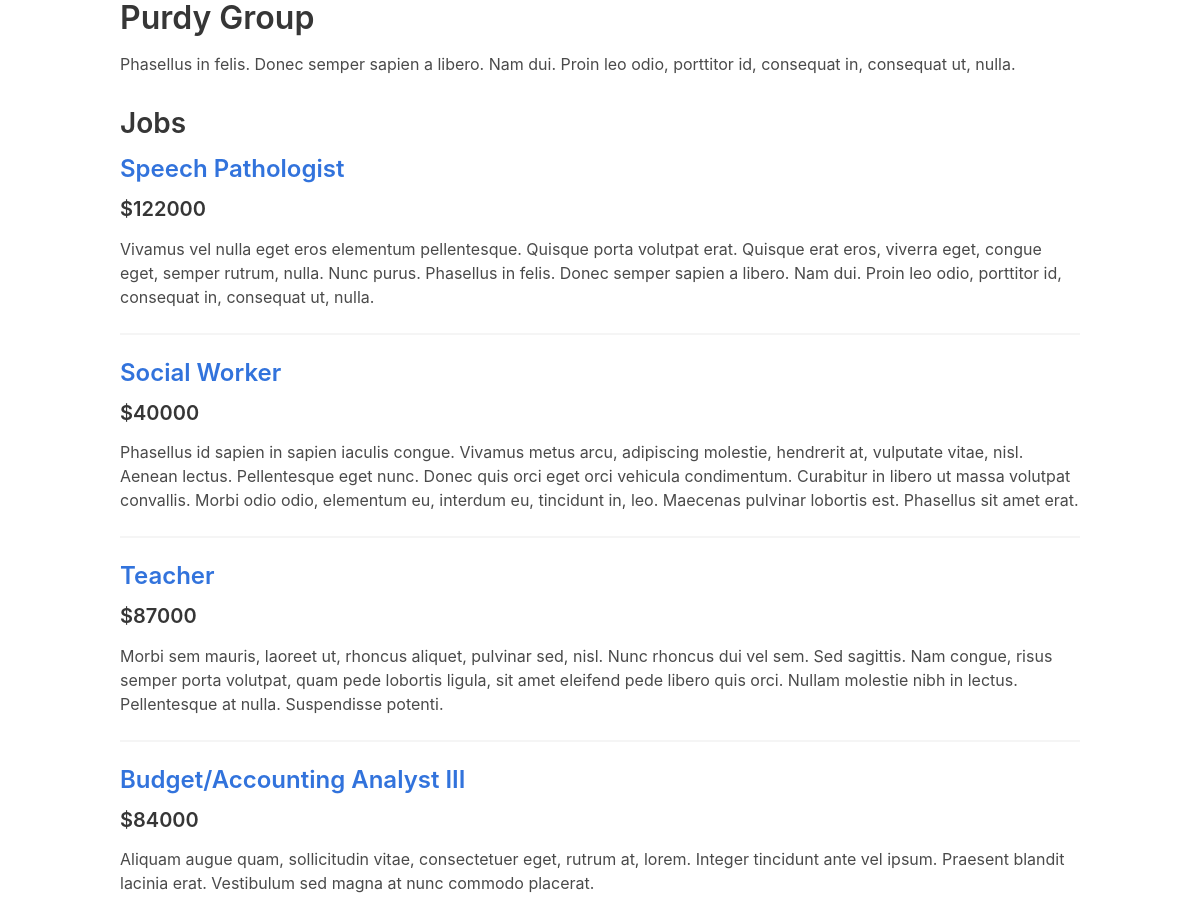
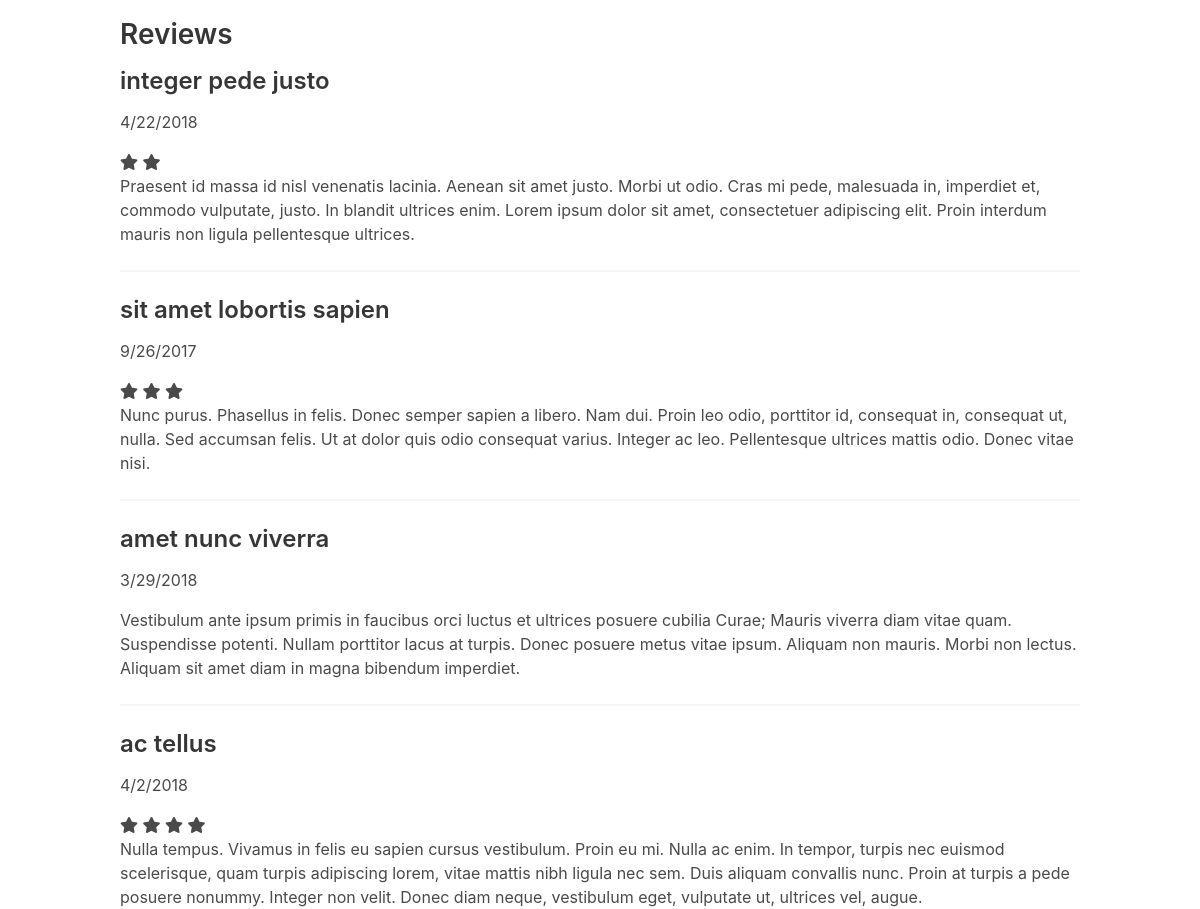
Page /employer/14 on the committed database (2 pictures, top to bottom).
### tables this page shows
CREATE TABLE employer (id INTEGER PRIMARY KEY AUTOINCREMENT, name VARCHAR NOT NULL, description TEXT, address VARCHAR NOT NULL, city VARCHAR NOT NULL, state VARCHAR NOT NULL, zip VARCHAR NOT NULL);

CREATE TABLE job (id INTEGER PRIMARY KEY AUTOINCREMENT, title VARCHAR NOT NULL, description TEXT NOT NULL, salary VARCHAR NOT NULL, employer_id INT NOT NULL);

CREATE TABLE review (id integer PRIMARY KEY AUTOINCREMENT, review TEXT DEFAULT NULL, rating INTEGER, title VARCHAR, date DATETIME, status VARCHAR, employer_id INTEGER);

### app.py (the view)
@app.route('/employer/<employer_id>')
def employer(employer_id):
    employer = query_db('SELECT * FROM employer WHERE id=?', [employer_id], True)
    jobs = query_db(
        'SELECT job.id, job.title, job.description, job.salary'
        ' FROM job JOIN employer ON employer.id = job.employer_id'
        ' WHERE employer.id = ?', [employer_id])
    reviews = query_db(
        'SELECT review, rating, title, date, status'
        ' FROM review JOIN employer ON employer.id = review.employer_id'
        ' WHERE employer.id = ?', [employer_id])
    return render_template('employer.html', employer=employer, jobs=jobs, reviews=reviews)

### app.py (called while the page is built)
def get_db():
    db = getattr(g, '_database', None)
    if db is None:
        db = g._database = sqlite3.connect(DATABASE)
    db.row_factory = sqlite3.Row
    return db

def query_db(query, args=(), one=False):
    cur = get_db().execute(query, args)
    rv = cur.fetchall()
    cur.close()
    return (rv[0] if rv else None) if one else rv

@app.teardown_appcontext
def close_connection(exception):
    db = getattr(g, '_database', None)
    if db is not None:
        db.close()

### templates/employer.html
{% extends "layout.html" %}
{% block content %}
  <div>
    <h1>{{ employer['name'] }}</h1>
    <div class="description">
      <p>{{ employer['description'] }}</p>
    </div>
  </div>
  <h2>Jobs</h2>
  {% for job in jobs %}
    <div>
      <h3>
        <a href="{{ url_for('job', job_id=job['id']) }}">
          {{ job['title'] }}
        </a>
      </h3>
      <div class="description">
        <h4>${{ job['salary'] }}</h4>
        <p>{{ job['description'] }}</p>
      </div>
    </div>
    {% if not loop.last %}
      <hr>
    {% endif %}
  {% endfor %}
  <h2>Reviews</h2>
  {% for review in reviews %}
    <div>
      <h3>{{ review['title'] }}</h3>
      <div class="review">
        <p>{{ review['date'] }}</p>
        {% for _ in range(1, review['rating']): %}
          <span class="fa fa-star checked"></span>
        {% endfor %}
        <p>{{ review['review'] }}</p>
      </div>
    </div>
    {% if not loop.last %}
      <hr>
    {% endif %}
  {% endfor %}
{% endblock %}

### rows in the picture
employer: name "Purdy Group", description "Phasellus in felis. Donec semper sapien a libero. Nam dui. Proin leo odio, porttitor id, consequat in, consequat ut, nulla."
job: title "Speech Pathologist", salary "122000", description "Vivamus vel nulla eget eros elementum pellentesque. Quisque porta volutpat erat. Quisque erat eros, viverra eget, congue eget, semper rutrum, nulla. Nunc purus. Phasellus in felis. Donec semper sapien a libero. Nam dui. Proin leo odio, porttitor id, consequat in, consequat ut, nulla."
job: title "Social Worker", salary "40000", description "Phasellus id sapien in sapien iaculis congue. Vivamus metus arcu, adipiscing molestie, hendrerit at, vulputate vitae, nisl. Aenean lectus. Pellentesque eget nunc. Donec quis orci eget orci vehicula condimentum. Curabitur in libero ut massa volutpat convallis. Morbi odio odio, elementum eu, interdum eu, tincidunt in, leo. Maecenas pulvinar lobortis est. Phasellus sit amet erat."
job: title "Teacher", salary "87000", description "Morbi sem mauris, laoreet ut, rhoncus aliquet, pulvinar sed, nisl. Nunc rhoncus dui vel sem. Sed sagittis. Nam congue, risus semper porta volutpat, quam pede lobortis ligula, sit amet eleifend pede libero quis orci. Nullam molestie nibh in lectus. Pellentesque at nulla. Suspendisse potenti."
job: title "Budget/Accounting Analyst III", salary "84000", description "Aliquam augue quam, sollicitudin vitae, consectetuer eget, rutrum at, lorem. Integer tincidunt ante vel ipsum. Praesent blandit lacinia erat. Vestibulum sed magna at nunc commodo placerat."
review: title "integer pede justo", date "4/22/2018", review "Praesent id massa id nisl venenatis lacinia. Aenean sit amet justo. Morbi ut odio. Cras mi pede, malesuada in, imperdiet et, commodo vulputate, justo. In blandit ultrices enim. Lorem ipsum dolor sit amet, consectetuer adipiscing elit. Proin interdum mauris non ligula pellentesque ultrices."
review: title "sit amet lobortis sapien", date "9/26/2017", review "Nunc purus. Phasellus in felis. Donec semper sapien a libero. Nam dui. Proin leo odio, porttitor id, consequat in, consequat ut, nulla. Sed accumsan felis. Ut at dolor quis odio consequat varius. Integer ac leo. Pellentesque ultrices mattis odio. Donec vitae nisi."
review: title "amet nunc viverra", date "3/29/2018", review "Vestibulum ante ipsum primis in faucibus orci luctus et ultrices posuere cubilia Curae; Mauris viverra diam vitae quam. Suspendisse potenti. Nullam porttitor lacus at turpis. Donec posuere metus vitae ipsum. Aliquam non mauris. Morbi non lectus. Aliquam sit amet diam in magna bibendum imperdiet."
review: title "ac tellus", date "4/2/2018", review "Nulla tempus. Vivamus in felis eu sapien cursus vestibulum. Proin eu mi. Nulla ac enim. In tempor, turpis nec euismod scelerisque, quam turpis adipiscing lorem, vitae mattis nibh ligula nec sem. Duis aliquam convallis nunc. Proin at turpis a pede posuere nonummy. Integer non velit. Donec diam neque, vestibulum eget, vulputate ut, ultrices vel, augue."
